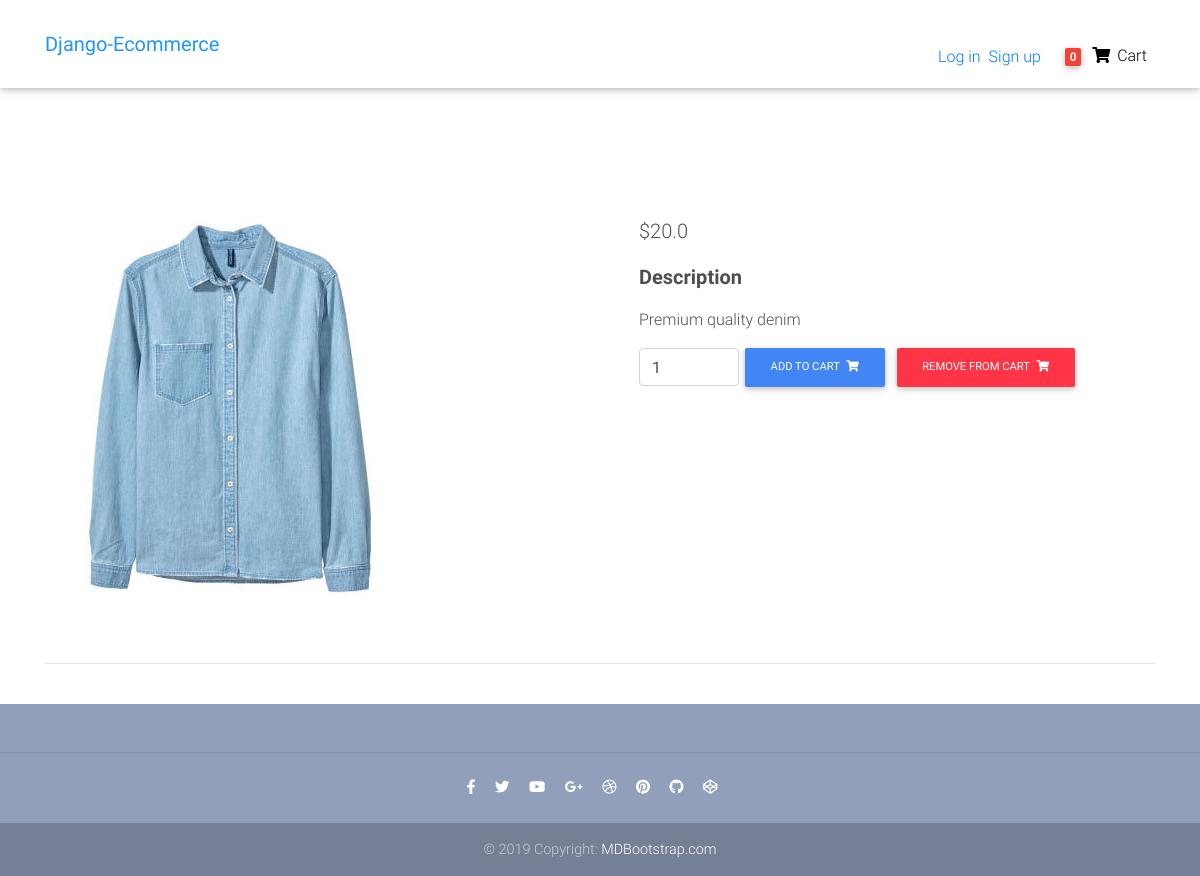
The app's page /product/item-1 with its own data.
### main/models.py (models this page shows, shortened)
class Item(models.Model):
    title = models.CharField(max_length=100)
    price = models.FloatField()
    discount_price = models.FloatField(null=True, blank=True)
    category = models.CharField(choices=CATEGORY_CHOICES, max_length=2, default='P')
    label = models.CharField(choices=LABEL_CHOICES, max_length=1, default='S')
    slug = models.SlugField(default='item')
    description = models.TextField(default='This is an item')
    image_file = models.CharField(max_length=100)
    def get_image_file(self):
        return self.image_file
    def get_add_to_cart_url(self):
        return reverse("main:add-to-cart", kwargs={"slug": self.slug})
    def get_remove_from_cart_url(self):
        return reverse("main:remove-from-cart", kwargs={"slug": self.slug})

### main/views.py (the view)
# urls.py: path('product/<slug>', ProductView.as_view(), name='product_page'),
class ProductView(DetailView):
    model = Item
    template_name = 'main/product-page.html'

### main/templatetags/cart_template_tags.py (called while the page is built)
@register.filter
def cart_count(user):
    if user.is_authenticated:
        order_qs = Order.objects.filter(user=user, ordered=False)
        if order_qs.exists():
            order=order_qs[0]
            return order.items.count()
    else:
        return 0

### main/templates/main/product-page.html (shortened to what this page needs)
{% extends 'base.html' %}
{% load static %}
{% block content %}
  <main class="mt-5 pt-4">
    <div class="container dark-grey-text mt-5">
      <div class="row wow fadeIn">
        <div class="col-md-6 mb-4">
          <img src="{% static item.get_image_file %}" class="img-fluid" alt="">
        </div>
        <div class="col-md-6 mb-4">
          <div class="p-4">
            <p class="lead">
            {% if item.discount_price %}
              <span class="mr-1">
              <del>${{item.price}}</del>
              </span>
              <span>${{item.discount_price}}</span>
            {% else %}
            <span class="mr-1">
              ${{item.price}}
              </span>
            {% endif %}
            </p>
            <p class="lead font-weight-bold">Description</p>
            <p>{{ item.description }}</p>
            <form class="d-flex justify-content-left">
              <input type="number" value="1" aria-label="Search" class="form-control" style="width: 100px">
              <a class="btn btn-primary btn-md my-0 p" href={{ item.get_add_to_cart_url }}>Add to cart
                <i class="fas fa-shopping-cart ml-1"></i>
              </a>
              <a class="btn btn-danger btn-md my-0 p" href={{ item.get_remove_from_cart_url }}>Remove from cart
                <i class="fas fa-shopping-cart ml-1"></i>
              </a>
            </form>
          </div>
        </div>
      </div>
      <hr>
    </div>
  </main>
  <footer class="page-footer text-center font-small mt-4 wow fadeIn">
    <div class="pt-4">
    </div>
    <hr class="my-4">
    <div class="pb-4">
      <a href="https://www.facebook.com/mdbootstrap" target="_blank">
        <i class="fab fa-facebook-f mr-3"></i>
      </a>
      <a href="https://twitter.com/MDBootstrap" target="_blank">
        <i class="fab fa-twitter mr-3"></i>
      </a>
      <a href="https://www.youtube.com/watch?v=7MUISDJ5ZZ4" target="_blank">
        <i class="fab fa-youtube mr-3"></i>
      </a>
      <a href="https://plus.google.com/u/0/b/107863090883699620484" target="_blank">
        <i class="fab fa-google-plus-g mr-3"></i>
      </a>
      <a href="https://dribbble.com/mdbootstrap" target="_blank">
        <i class="fab fa-dribbble mr-3"></i>
      </a>
      <a href="https://pinterest.com/mdbootstrap" target="_blank">
        <i class="fab fa-pinterest mr-3"></i>
      </a>
      <a href="https://github.com/mdbootstrap/bootstrap-material-design" target="_blank">
        <i class="fab fa-github mr-3"></i>
      </a>
      <a href="http://codepen.io/mdbootstrap/" target="_blank">
        <i class="fab fa-codepen mr-3"></i>
      </a>
    </div>
    <div class="footer-copyright py-3">
      © 2019 Copyright:
      <a href="https://mdbootstrap.com/education/bootstrap/" target="_blank"> MDBootstrap.com </a>
    </div>
  </footer>
  {% endblock content %}

### main/templates/main/base.html (style rules this page uses)
html, body, header, .carousel { height: 60vh; }

### records on screen
Item: image_file (picture), price "20.0", description "Premium quality denim"

### other values on screen
{{ request.user|cart_count }} "0"
